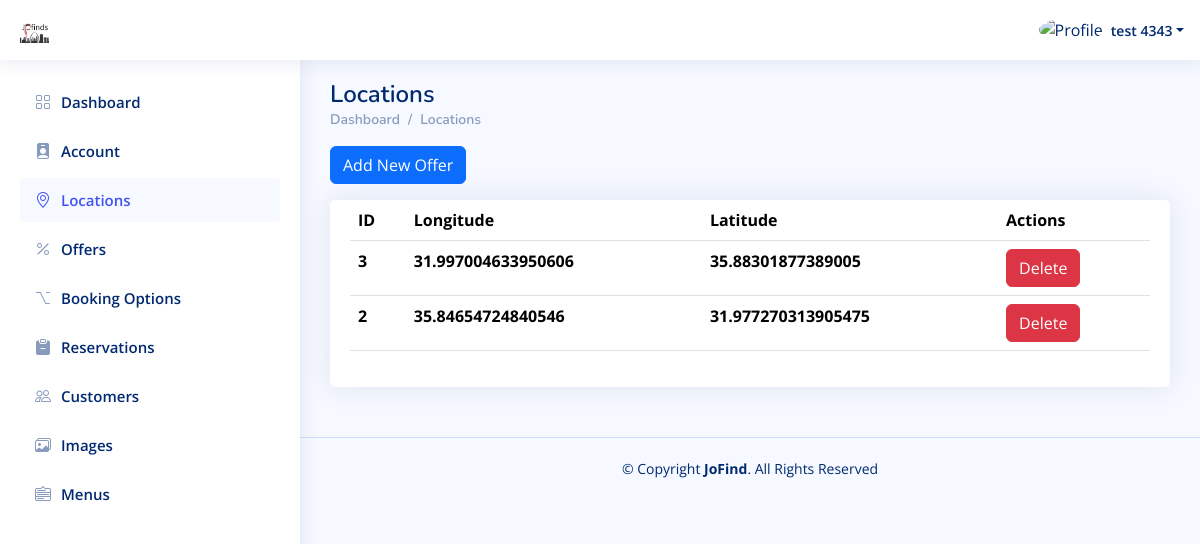
Page /Place_Dashboard/Locations.php (signed in) on the committed database.
### tables this page shows
CREATE TABLE `places` (
  `id` int(11) NOT NULL,
  `category_id` int(11) NOT NULL,
  `sub_category_id` int(11) DEFAULT NULL,
  `status_id` int(11) DEFAULT NULL,
  `city_id` int(11) NOT NULL,
  `name` varchar(250) NOT NULL,
  `image` varchar(250) NOT NULL,
  `email` varchar(250) NOT NULL,
  `description` text DEFAULT NULL,
  `total_rate` double NOT NULL DEFAULT 0,
  `phone` varchar(250) NOT NULL,
  `password` varchar(250) NOT NULL,
  `rejection_note` text DEFAULT NULL,
  `address` varchar(250) NOT NULL,
  `commercial_register` varchar(250) NOT NULL,
  `menu` varchar(250) DEFAULT NULL,
  `active` int(11) NOT NULL DEFAULT 1,
  `created_at` timestamp NOT NULL DEFAULT current_timestamp()
);

CREATE TABLE `place_locations` (
  `id` int(11) NOT NULL,
  `place_id` int(11) NOT NULL,
  `longitude` double NOT NULL,
  `latitude` double NOT NULL,
  `active` int(11) NOT NULL DEFAULT 1,
  `created_at` timestamp NOT NULL DEFAULT current_timestamp()
);

### Place_Dashboard/Locations.php (the view, shortened to what this page needs)
<?php
include "../Connect.php";
$P_ID = $_SESSION['P_Log'];
if (!$P_ID) {
    echo '<script language="JavaScript">
     document.location="../Place_Login.php";
    </script>';
} else {
    $sql1 = mysqli_query($con, "select * from places where id='$P_ID'");
    $row1 = mysqli_fetch_array($sql1);
    $name = $row1['name'];
}
?>
<!DOCTYPE html>
<html lang="en">
  <head>
    <link
      href="../assets/vendor/bootstrap/css/bootstrap.min.css"
      rel="stylesheet"
    />
    <link
      href="../assets/vendor/bootstrap-icons/bootstrap-icons.css"
      rel="stylesheet"
    />
    <link href="../assets/vendor/boxicons/css/boxicons.min.css" rel="stylesheet" />
    <link href="../assets/vendor/quill/quill.snow.css" rel="stylesheet" />
    <link href="../assets/vendor/quill/quill.bubble.css" rel="stylesheet" />
    <link href="../assets/vendor/remixicon/remixicon.css" rel="stylesheet" />
    <link href="../assets/vendor/simple-datatables/style.css" rel="stylesheet" />
    <link href="../assets/css/style.css" rel="stylesheet" />
  </head>
  <body>
    <header id="header" class="header fixed-top d-flex align-items-center">
      <div class="d-flex align-items-center justify-content-between">
        <a href="index.php" class="logo d-flex align-items-center">
          <img src="../assets/img/Logo.png" alt="" />
        </a>
      </div>
      <nav class="header-nav ms-auto">
        <ul class="d-flex align-items-center">
          <li class="nav-item dropdown pe-3">
            <a
              class="nav-link nav-profile d-flex align-items-center pe-0"
              href="#"
              data-bs-toggle="dropdown"
            >
              <img
                src="https://www.computerhope.com/jargon/g/guest-user.png"
                alt="Profile"
                class="rounded-circle"
              />
              <span class="d-none d-md-block dropdown-toggle ps-2"><?php echo $name ?></span> </a
            >
          </li>
        </ul>
      </nav>
    </header>
    <?php require './Aside-Nav/Aside.php'?>
    <main id="main" class="main">
      <div class="pagetitle">
        <h1>Locations</h1>
        <nav>
          <ol class="breadcrumb">
            <li class="breadcrumb-item"><a href="index.php">Dashboard</a></li>
            <li class="breadcrumb-item">Locations</li>
          </ol>
        </nav>
      </div>
      <section class="section">
      <div class="mb-3">
          <button
            type="button"
            class="btn btn-primary"
            data-bs-toggle="modal"
            data-bs-target="#verticalycentered"
          >
            Add New Offer
          </button>
        </div>
        <div class="row">
          <div class="col-lg-12">
            <div class="card">
              <div class="card-body">
                <table class="table datatable">
                  <thead>
                    <tr>
                      <th scope="col">ID</th>
                      <th scope="col">Longitude</th>
                      <th scope="col">Latitude</th>
                      <th scope="col">Actions</th>
                    </tr>
                  </thead>
                  <tbody>
                  <?php
$sql1 = mysqli_query($con, "SELECT * from place_locations WHERE place_id = '$P_ID' AND active = 1 ORDER BY id DESC");
while ($row1 = mysqli_fetch_array($sql1)) {
    $location_id = $row1['id'];
    $longitude = $row1['longitude'];
    $latitude = $row1['latitude'];
    ?>
                    <tr>
                      <th scope="row"><?php echo $location_id ?></th>
                      <th scope="row"><?php echo $longitude ?></th>
                      <th scope="row"><?php echo $latitude ?></th>
                      <th>
<a href="./DeleteLocation.php?location_id=<?php echo $location_id ?>&isActive=<?php echo 0 ?>" class="btn btn-danger">Delete</a>
                      </th>
                    </tr>
<?php
}?>
                  </tbody>
                </table>
              </div>
            </div>
          </div>
        </div>
      </section>
    </main>
    <footer id="footer" class="footer">
      <div class="copyright">
        &copy; Copyright <strong><span>JoFind</span></strong
        >. All Rights Reserved
      </div>
    </footer>
  </body>
</html>

### assets/css/style.css (style rules this page uses)
:root { scroll-behavior: smooth; }
body { font-family: "Open Sans", sans-serif; background: #f6f9ff; color: #444444; }
a { color: #4154f1; text-decoration: none; }
h1, h2, h3, h4, h5, h6 { font-family: "Nunito", sans-serif; }
#main { margin-top: 60px; padding: 20px 30px; transition: all 0.3s; }
.pagetitle { margin-bottom: 10px; }
.pagetitle h1 { font-size: 24px; margin-bottom: 0; font-weight: 600; color: #012970; }
.card { margin-bottom: 30px; border: none; border-radius: 5px; box-shadow: 0px 0 30px rgba(1, 41, 112, 0.1); }
.card-body { padding: 0 20px 20px 20px; }
.breadcrumb { font-size: 14px; font-family: "Nunito", sans-serif; color: #899bbd; font-weight: 600; }
.breadcrumb a { color: #899bbd; transition: 0.3s; }
.breadcrumb .breadcrumb-item::before { color: #899bbd; }
.logo { line-height: 1; }
@media (min-width: 1200px) { .logo { width: 280px; } }
.logo img { max-height: 26px; margin-right: 6px; }
.header { transition: all 0.5s; z-index: 997; height: 60px; box-shadow: 0px 2px 20px rgba(1, 41, 112, 0.1); background-color: #fff; padding-left: 20px; }
.header-nav ul { list-style: none; }
.header-nav>ul { margin: 0; padding: 0; }
.header-nav .nav-profile { color: #012970; }
.header-nav .nav-profile img { max-height: 36px; }
.header-nav .nav-profile span { font-size: 14px; font-weight: 600; }
@media (min-width: 1200px) { #main, #footer { margin-left: 300px; } }
.footer { padding: 20px 0; font-size: 14px; transition: all 0.3s; border-top: 1px solid #cddfff; }
.footer .copyright { text-align: center; color: #012970; }

### rows in the picture
places: name "test 4343"
place_locations: id "3", longitude "31.997004633950606", latitude "35.88301877389005"
place_locations: id "2", longitude "35.84654724840546", latitude "31.977270313905475"
